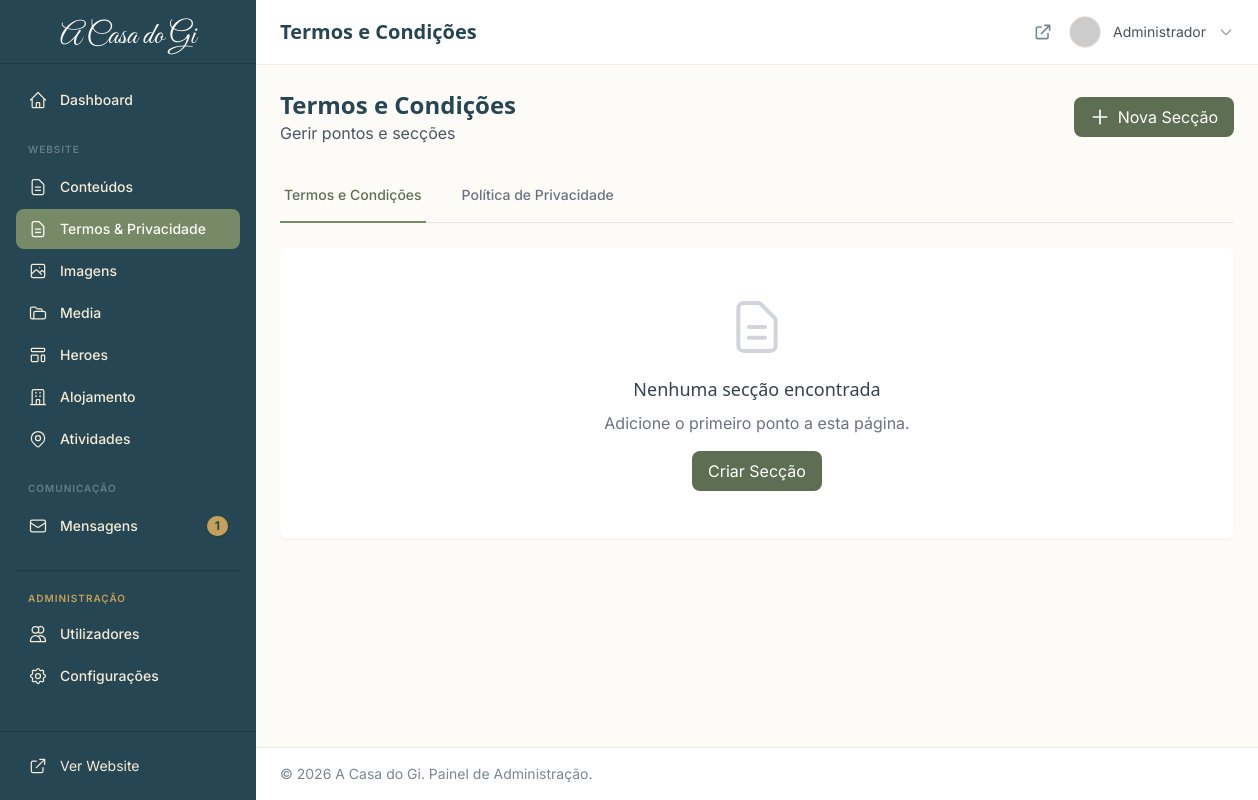
/admin/legal/index.php (signed in), run on an earlier commit of the app's database.
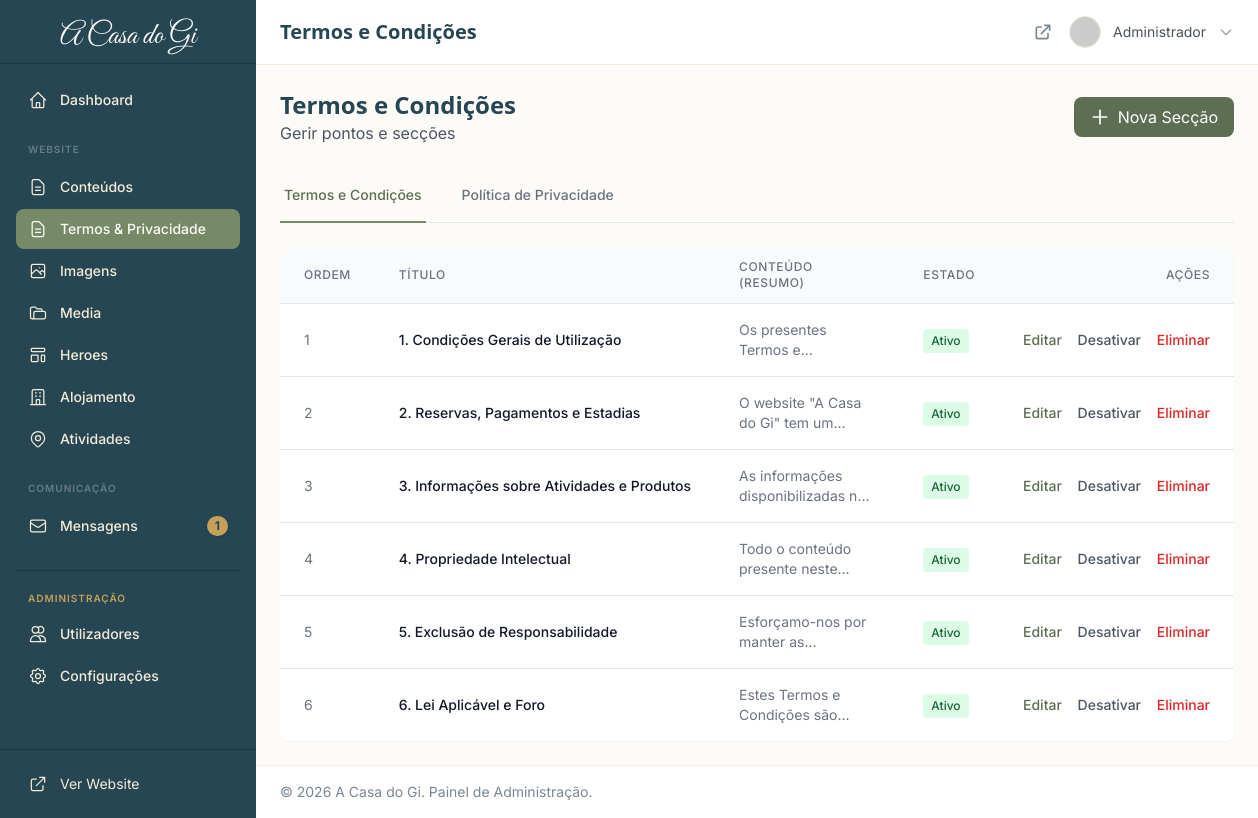
And on a later commit of the database.
### tables this page shows
CREATE TABLE `legal_section_translations` (
  `id` int(10) unsigned NOT NULL AUTO_INCREMENT,
  `section_id` int(10) unsigned NOT NULL,
  `language_id` int(10) unsigned NOT NULL,
  `title` varchar(255) NOT NULL,
  `content` text DEFAULT NULL,
  PRIMARY KEY (`id`),
  UNIQUE KEY `unique_legal_lang` (`section_id`,`language_id`),
  KEY `language_id` (`language_id`),
  CONSTRAINT `legal_section_translations_ibfk_1` FOREIGN KEY (`section_id`) REFERENCES `legal_sections` (`id`) ON DELETE CASCADE,
  CONSTRAINT `legal_section_translations_ibfk_2` FOREIGN KEY (`language_id`) REFERENCES `languages` (`id`) ON DELETE CASCADE
);

CREATE TABLE `legal_sections` (
  `id` int(10) unsigned NOT NULL AUTO_INCREMENT,
  `page` enum('terms','privacy') NOT NULL,
  `sort_order` int(10) unsigned DEFAULT 0,
  `is_active` tinyint(1) DEFAULT 1,
  `created_at` timestamp NOT NULL DEFAULT current_timestamp(),
  `updated_at` timestamp NOT NULL DEFAULT current_timestamp() ON UPDATE current_timestamp(),
  PRIMARY KEY (`id`),
  KEY `idx_page` (`page`),
  KEY `idx_active` (`is_active`)
);

### admin/legal/index.php (the view, shortened to what the rows shown need)
<?php
require_once dirname(dirname(__DIR__)) . '/includes/init.php';
require_once dirname(__DIR__) . '/includes/auth-check.php';
$db = Database::getInstance();
$currentLegalPage = $_GET['page'] ?? 'terms';
$pageLabels = [
    'terms' => 'Termos e Condições',
    'privacy' => 'Política de Privacidade'
];
$sections = $db->fetchAll(
    "SELECT s.*, st.title, st.content
     FROM legal_sections s
     LEFT JOIN legal_section_translations st ON s.id = st.section_id AND st.language_id = 1
     WHERE s.page = ?
     ORDER BY s.sort_order ASC",
    [$currentLegalPage]
);
$pageTitle = $pageLabels[$currentLegalPage];
include dirname(__DIR__) . '/includes/header.php';
?>
<div class="flex justify-between items-center mb-6">
    <div>
        <h1 class="text-2xl font-bold text-primary"><?= $pageTitle ?></h1>
    </div>
</div>
<div class="bg-white rounded-lg shadow-sm overflow-hidden">
    <?php if (empty($sections)): ?>
    <div class="p-12 text-center">
        <svg class="w-16 h-16 text-gray-300 mx-auto mb-4" fill="none" stroke="currentColor" viewBox="0 0 24 24">
            <path stroke-linecap="round" stroke-linejoin="round" stroke-width="1.5" d="M9 12h6m-6 4h6m2 5H7a2 2 0 01-2-2V5a2 2 0 012-2h5.586a1 1 0 01.707.293l5.414 5.414a1 1 0 01.293.707V19a2 2 0 01-2 2z"/>
        </svg>
        <h3 class="text-lg font-medium text-gray-700 mb-2">Nenhuma secção encontrada</h3>
        <p class="text-gray-500 mb-4">Adicione o primeiro ponto a esta página.</p>
        <a href="./create.php?page=<?= $currentLegalPage ?>" class="inline-flex items-center px-4 py-2 bg-secondary-600 text-white rounded-lg hover:bg-secondary-700">
            Criar Secção
        </a>
    </div>
    <?php else: ?>
    <table class="min-w-full divide-y divide-gray-200">
        <thead class="bg-gray-50">
            <tr>
                <th class="px-6 py-3 text-left text-xs font-medium text-gray-500 uppercase tracking-wider w-16">Ordem</th>
                <th class="px-6 py-3 text-left text-xs font-medium text-gray-500 uppercase tracking-wider">Título</th>
                <th class="px-6 py-3 text-left text-xs font-medium text-gray-500 uppercase tracking-wider">Conteúdo (Resumo)</th>
                <th class="px-6 py-3 text-left text-xs font-medium text-gray-500 uppercase tracking-wider">Estado</th>
                <th class="px-6 py-3 text-right text-xs font-medium text-gray-500 uppercase tracking-wider">Ações</th>
            </tr>
        </thead>
        <tbody class="bg-white divide-y divide-gray-200">
            <?php foreach ($sections as $section): ?>
            <tr class="hover:bg-gray-50">
                <td class="px-6 py-4 whitespace-nowrap text-sm text-gray-500">
                    <?= $section['sort_order'] ?>
                </td>
                <td class="px-6 py-4 whitespace-nowrap">
                    <div class="text-sm font-medium text-gray-900">
                        <?= e($section['title'] ?? 'Sem título') ?>
                    </div>
                </td>
                <td class="px-6 py-4">
                    <div class="text-sm text-gray-500 line-clamp-2 max-w-lg">
                        <?= strip_tags($section['content'] ?? '') ?>
                    </div>
                </td>
                <td class="px-6 py-4 whitespace-nowrap">
                    <?php if ($section['is_active']): ?>
                    <span class="inline-flex px-2 py-1 text-xs font-medium bg-green-100 text-green-800 rounded">
                        Ativo
                    </span>
                    <?php else: ?>
                    <span class="inline-flex px-2 py-1 text-xs font-medium bg-gray-100 text-gray-800 rounded">
                        Inativo
                    </span>
                    <?php endif; ?>
                </td>
                <td class="px-6 py-4 whitespace-nowrap text-right text-sm font-medium">
                    <a href="./edit.php?id=<?= $section['id'] ?>"
                       class="text-secondary-600 hover:text-olive-900 mr-3">
                        Editar
                    </a>
                    <a href="?page=<?= $currentLegalPage ?>&toggle=<?= $section['id'] ?>&token=<?= \Core\CSRF::getToken() ?>"
                       class="text-gray-600 hover:text-gray-900 mr-3"
                       title="<?= $section['is_active'] ? 'Desativar' : 'Ativar' ?>">
                        <?= $section['is_active'] ? 'Desativar' : 'Ativar' ?>
                    </a>
                    <button onclick="openDeleteModal(<?= $section['id'] ?>, '<?= e($section['title']) ?>')"
                            class="text-red-600 hover:text-red-900">
                        Eliminar
                    </button>
                </td>
            </tr>
            <?php endforeach; ?>
        </tbody>
    </table>
    <?php endif; ?>
</div>
<?php include dirname(__DIR__) . '/includes/footer.php'; ?>

### admin/includes/header.php (shortened to what the rows shown need)
<?php
$pageTitle = $pageTitle ?? 'Dashboard';
?>
<!DOCTYPE html>
<html lang="pt" class="h-full">
<head>
    <link rel="stylesheet" href="<?= asset('css/app.css') ?>?v=<?= @filemtime(ROOT_PATH . '/assets/css/app.css') ?>">
</head>
<body class="h-full bg-cream-50">
    <div class="flex h-full">
        <div class="main-content flex-1 ml-64 flex flex-col min-h-screen transition-all duration-300">
            <header class="bg-white border-b border-accent/20 sticky top-0 z-40">
                <div class="flex items-center justify-between px-6 py-4">
                    <div>
                        <h1 class="text-xl font-semibold text-primary"><?= e($pageTitle) ?></h1>
                    </div>
                    <div class="flex items-center space-x-4">
                        <div class="relative" x-data="{ open: false }">
                            <button onclick="this.nextElementSibling.classList.toggle('hidden')"
                                    data-dropdown-toggle="true"
                                    class="flex items-center space-x-3 text-sm focus:outline-none">
                                <img loading="lazy" decoding="async" src="<?= e($currentAdmin->getAvatarUrl()) ?>"
                                     alt="<?= e($currentAdmin->getDisplayName()) ?>"
                                     class="w-8 h-8 rounded-full object-cover border border-accent/30">
                                <span class="text-charcoal-700"><?= e($currentAdmin->getDisplayName()) ?></span>
                                <svg class="w-4 h-4 text-charcoal-400" fill="none" stroke="currentColor" viewBox="0 0 24 24">
                                    <path stroke-linecap="round" stroke-linejoin="round" stroke-width="2" d="M19 9l-7 7-7-7"/>
                                </svg>
                            </button>
                        </div>
                    </div>
                </div>
            </header>
            <main class="flex-1 p-6">

What changed in the data, as far as the page shows it:
added legal_section_translations: section.sort_order "1", title "1. Condições Gerais de Utilização", content "Os presentes Termos…"
added legal_section_translations: section.sort_order "2", title "2. Reservas, Pagamentos e Estadias", content "O website \"A Casa do Gi\" tem…"
added legal_section_translations: section.sort_order "3", title "3. Informações sobre Atividades e Produtos", content "As informações disponibilizadas…"
added legal_section_translations: section.sort_order "4", title "4. Propriedade Intelectual", content "Todo o conteúdo presente…"
added legal_section_translations: section.sort_order "5", title "5. Exclusão de Responsabilidade", content "Esforçamo-nos por manter…"
added legal_section_translations: section.sort_order "6", title "6. Lei Aplicável e Foro", content "Estes Termos e Condições…"
Also different on the page:
text no longer shown: "Nenhuma secção encontrada Adicione o primeiro ponto a esta página. Criar Secção"
text now shown: "ORDEM TÍTULO CONTEÚDO (RESUMO) ESTADO AÇÕES"
